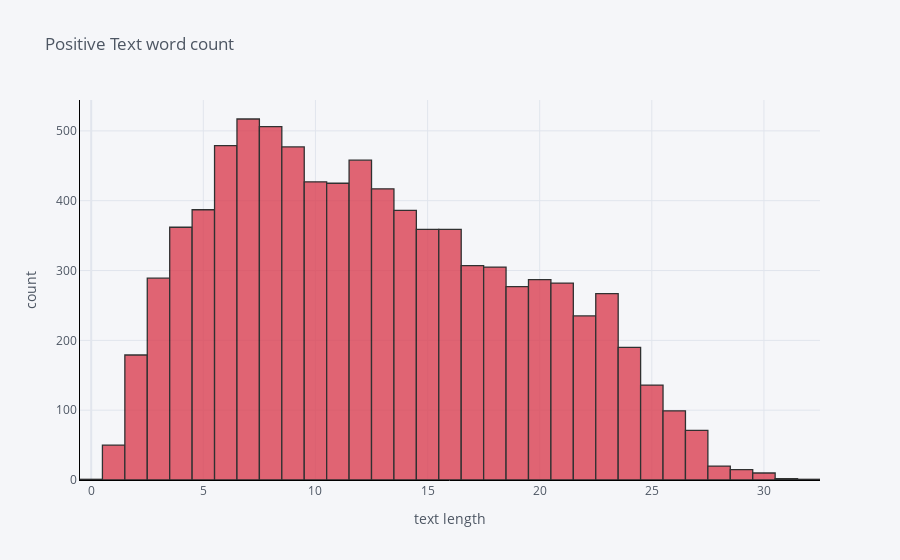
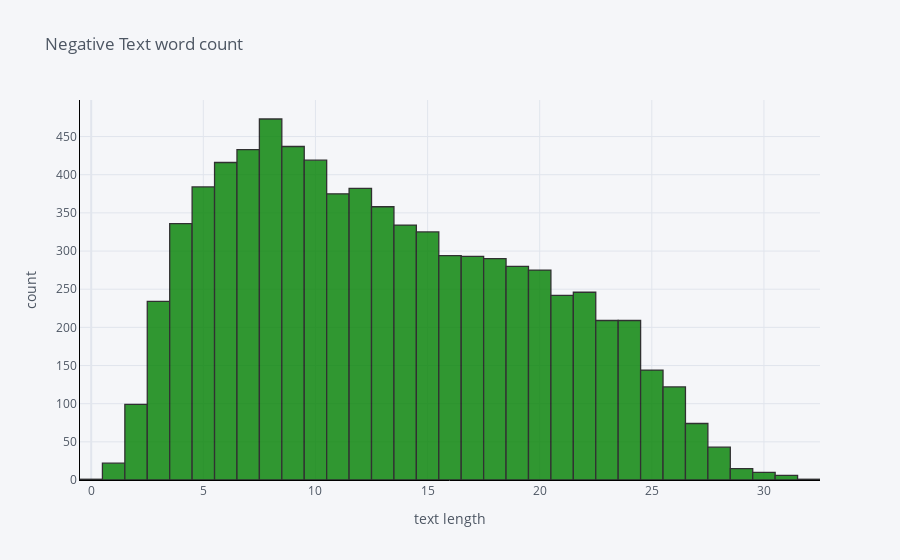

Notebook source saved alongside these figures, in order:
### Markdown cell above
## 5.2  Text word count analysis

### Code cell
pos['text_word_count'].iplot(
    kind='hist',
    bins=50,
    xTitle='text length',
    linecolor='black',
    color='red',
    yTitle='count',
    title='Positive Text word count')

neg['text_word_count'].iplot(
    kind='hist',
    bins=50,
    xTitle='text length',
    linecolor='black',
    color='green',
    yTitle='count',
    title='Negative Text word count')
neutral['text_word_count'].iplot(
    kind='hist',
    bins=50,
    xTitle='text length',
    linecolor='black',
    yTitle='count',
    title='Neutral Text word count')

### Figure 1 — Plotly figure (JSON) as saved in the notebook; plotly's stock layout.template omitted (floating-point values rounded to 4 significant figures; data arrays with more than 128 entries replaced by an {"elided": "..."} marker saying what was removed)
{"data": [{"histfunc": "count", "histnorm": "", "marker": {"color": "rgba(219, 64, 82, 1.0)", "line": {"color": "#000000", "width": 1.3}}, "name": "text_word_count", "nbinsx": 50, "opacity": 0.8, "orientation": "v", "type": "histogram", "x": {"elided": "8582 int values"}}], "layout": {"barmode": "overlay", "legend": {"bgcolor": "#F5F6F9", "font": {"color": "#4D5663"}}, "paper_bgcolor": "#F5F6F9", "plot_bgcolor": "#F5F6F9", "title": {"font": {"color": "#4D5663"}, "text": "Positive Text word count"}, "xaxis": {"gridcolor": "#E1E5ED", "linecolor": "black", "showgrid": true, "tickfont": {"color": "#4D5663"}, "title": {"font": {"color": "#4D5663"}, "text": "text length"}, "zerolinecolor": "#E1E5ED"}, "yaxis": {"gridcolor": "#E1E5ED", "linecolor": "black", "showgrid": true, "tickfont": {"color": "#4D5663"}, "title": {"font": {"color": "#4D5663"}, "text": "count"}, "zerolinecolor": "#E1E5ED"}}}

### Figure 2 — Plotly figure (JSON) as saved in the notebook; plotly's stock layout.template omitted (floating-point values rounded to 4 significant figures; data arrays with more than 128 entries replaced by an {"elided": "..."} marker saying what was removed)
{"data": [{"histfunc": "count", "histnorm": "", "marker": {"color": "rgba(0, 128, 0, 1.0)", "line": {"color": "#000000", "width": 1.3}}, "name": "text_word_count", "nbinsx": 50, "opacity": 0.8, "orientation": "v", "type": "histogram", "x": {"elided": "7781 int values"}}], "layout": {"barmode": "overlay", "legend": {"bgcolor": "#F5F6F9", "font": {"color": "#4D5663"}}, "paper_bgcolor": "#F5F6F9", "plot_bgcolor": "#F5F6F9", "title": {"font": {"color": "#4D5663"}, "text": "Negative Text word count"}, "xaxis": {"gridcolor": "#E1E5ED", "linecolor": "black", "showgrid": true, "tickfont": {"color": "#4D5663"}, "title": {"font": {"color": "#4D5663"}, "text": "text length"}, "zerolinecolor": "#E1E5ED"}, "yaxis": {"gridcolor": "#E1E5ED", "linecolor": "black", "showgrid": true, "tickfont": {"color": "#4D5663"}, "title": {"font": {"color": "#4D5663"}, "text": "count"}, "zerolinecolor": "#E1E5ED"}}}
